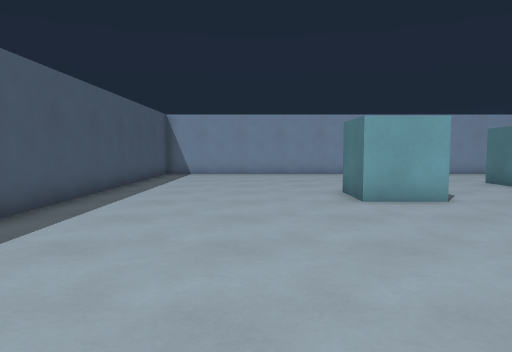
View 1 (above)

14 first-person views from a walk through a 3-D level made in the Godot game engine. The camera is 1.2 m above the floor, tilts 4° down and sees 70° across. The floor is counted in squares, 1 m on a side. Each view is taken from the middle of a square. On the plan, view 1 faces up. The plan holds only what a view shows up to about 15 squares ahead; the rest is blank. Characters and animated objects are not drawn.

View 2
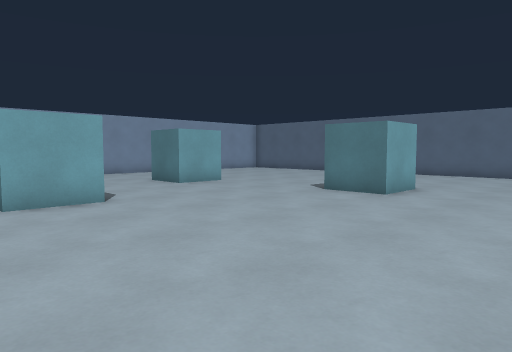

View 3
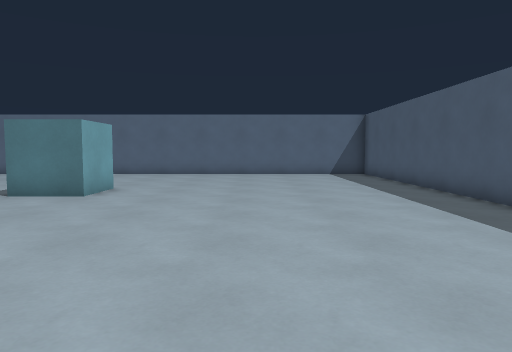

View 4
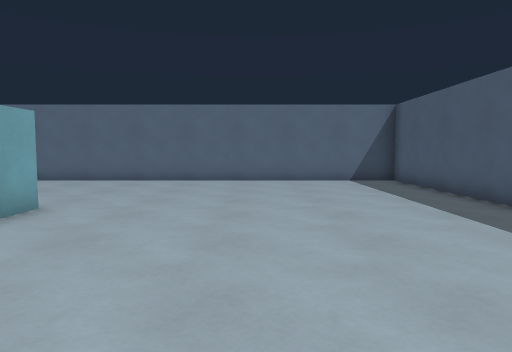

View 5
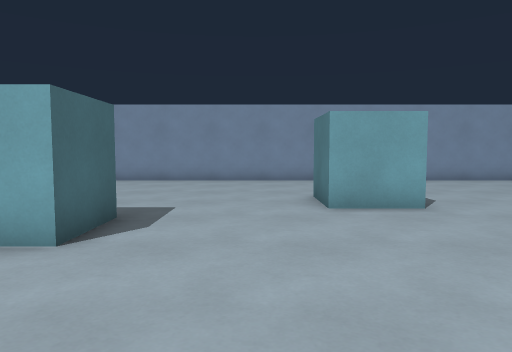

View 6
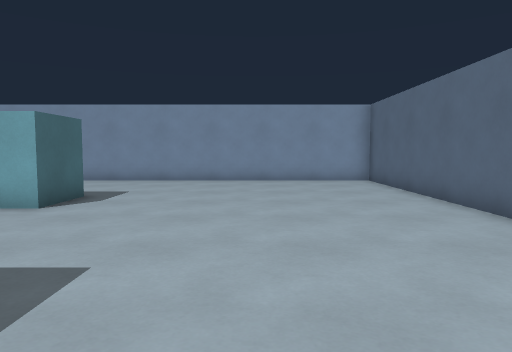

View 7
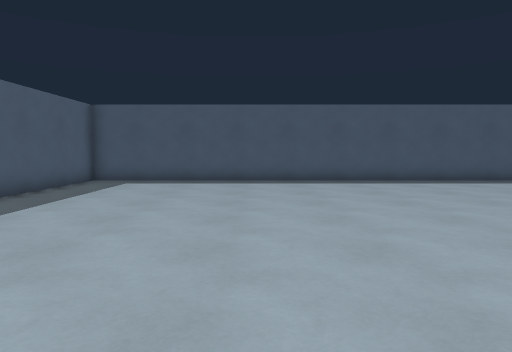

View 8
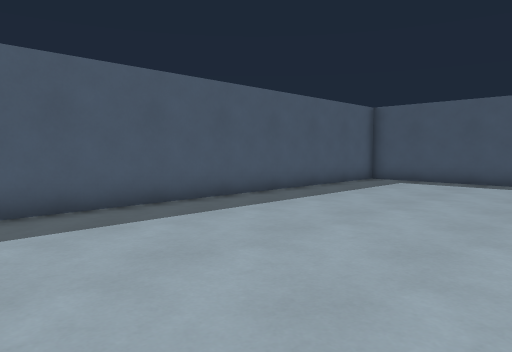

View 9
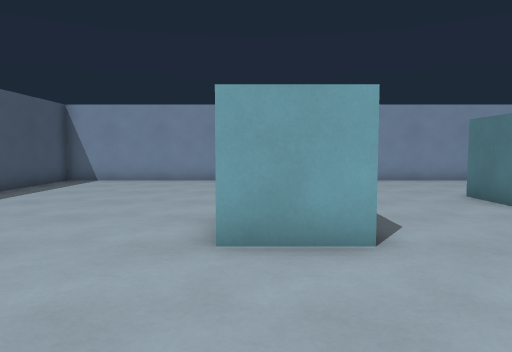

View 10
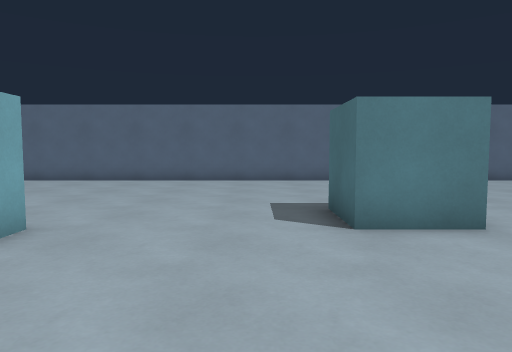

View 11
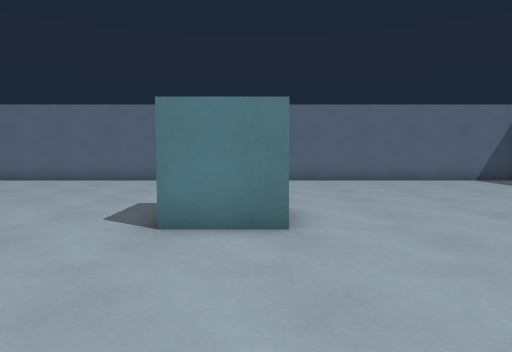

View 12
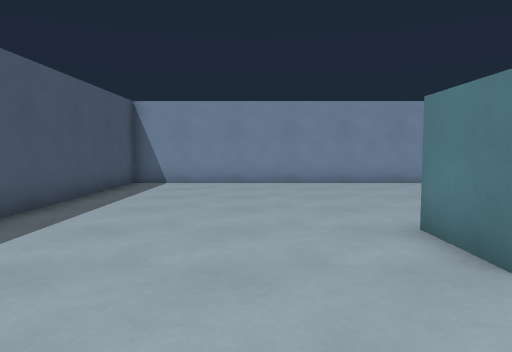

View 13
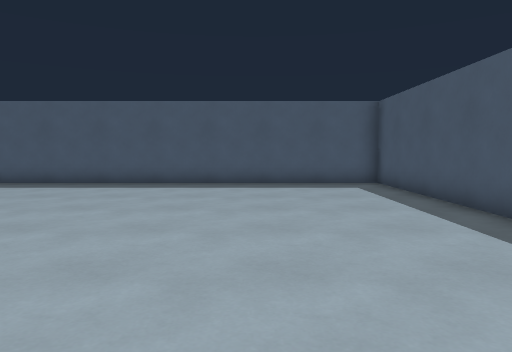

View 14
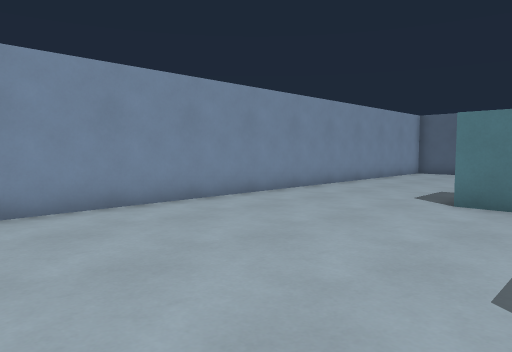

### Floor plan
Points are (right, up) in squares from view 1. A wall is a line through its corners. A room is listed if a view was taken in it or the views show most of it. See-through windows are left out.
Room 1 (views 1, 2, 3, 4, 5, 6, 7, 8, 9, 10, 11, 12, 13, 14)
walls: (4.5, 10.5) (4.5, 8.5) (2.5, 8.5) (2.5, 10.5); (12.6, 4.5) (10.5, 4.5) (10.5, 6.5) (12.5, 6.5); (10.5, 13.5) (10.5, 11.5) (8.5, 11.5) (8.5, 13.5); (-4.5, -5.5) (19.5, -5.5) (19.5, 18.5) (-4.5, 18.5) (-4.5, -5.5)

Where each view was taken, in squares from view 1:
view 1: 0 up, 0 right, facing up
view 2: 0 up, 1 right, facing up-right
view 3: 0 up, 1 right, facing right
view 4: 0 up, 5 right, facing right
view 5: 4 up, 7 right, facing up
view 6: 4 up, 15 right, facing up
view 7: 1 up, 10 right, facing left
view 8: 2 up, 10 right, facing down-left
view 9: 4 up, 3 right, facing up
view 10: 8 up, 5 right, facing right
view 11: 5 up, 5 right, facing right
view 12: 5 up, 0 right, facing up
view 13: 8 up, 0 right, facing down
view 14: 11 up, 0 right, facing up-right
